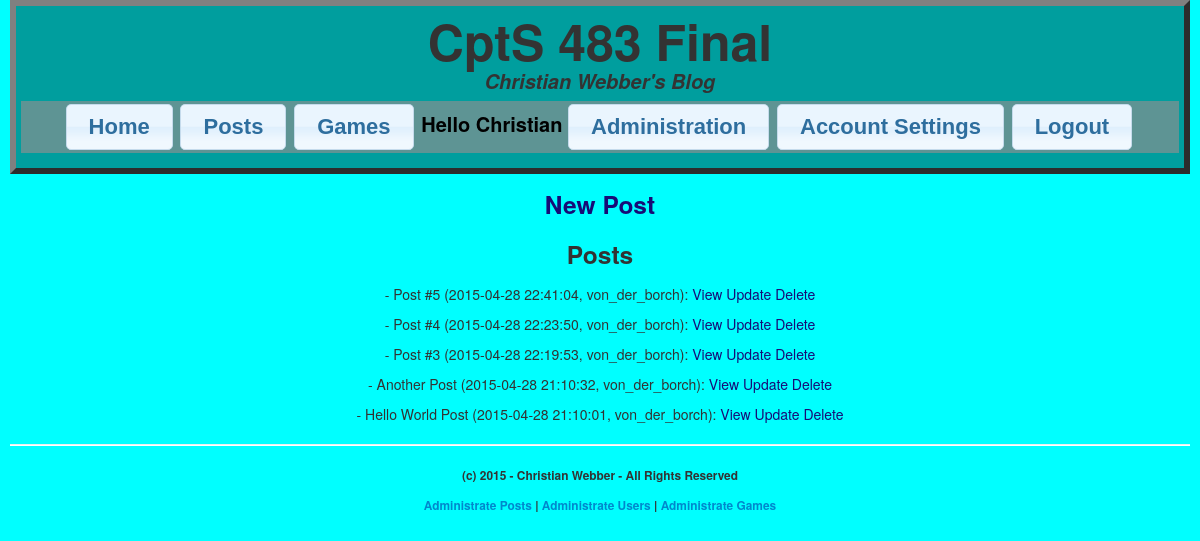
The app's page /index.php/admin/ListPosts (signed in) with its own data.
### tables this page shows
CREATE TABLE `posts` (
  `id` int(11) NOT NULL AUTO_INCREMENT,
  `title` varchar(255) DEFAULT NULL,
  `content` longtext,
  `date` timestamp NOT NULL DEFAULT CURRENT_TIMESTAMP,
  `author` varchar(255) NOT NULL,
  `upvotes` int(11) DEFAULT '0',
  `downvotes` int(11) DEFAULT '0',
  `voters` longtext,
  PRIMARY KEY (`id`),
  UNIQUE KEY `idposts_UNIQUE` (`id`)
);

### application/controllers/Admin.php (called while the page is built, shortened)
<?php
class Admin extends CI_Controller
{
    public function __construct()
    {
        $this->load->database();
        $this->load->helper('url');
        $this->load->model('PostModel', 'post');
        $this->load->model('UserModel', 'user');
        $this->load->model('CommentModel', 'comments');
        $this->load->model('GameModel', 'game');
    }
    public function ListPosts()
    {
        if (isset($_SESSION["username"]) && $_SESSION["rank"] < 3) {
            $data['posts'] = $this->post->GetAll();
            $this->load->view('header');
            $this->load->view('adminlist', $data);
            $this->load->view('footer');
        }
        else {
            redirect('Blog/Index', 'location');
        }
    }
}

### index.php (called while the page is built, shortened)
<?php
require_once BASEPATH.'core/CodeIgniter.php';

### application/models/PostModel.php (called while the page is built, shortened)
<?php
class PostModel extends CI_Model
{
    public function GetAll()
    {
        $this->db->order_by('date', 'desc');
        $query = $this->db->get('posts');
        return $query->result();
    }
}
?>

### application/views/adminlist.php (the view)
<div  id="body-adminlist-body">
    <h3><?php echo anchor("Admin/Create/", 'New Post'); ?> </h3>
    <h3>Posts</h3>
    <?php foreach($posts as $post) : ?>
    <div id="body-adminlist-item"><p>
        - <?php echo $post->title."  (".$post->date.", ".$post->author."): " ?>
        <?php echo anchor("Blog/Read/".$post->id, 'View'); ?>
        <?php echo anchor("Admin/Update/".$post->id, 'Update'); ?>
        <?php
        if ($_SESSION["rank"] == 0 || $_SESSION["username"] == $post->author)
        {
            echo anchor("Admin/DeletePost/".$post->id, 'Delete', array('onclick' => "return confirm('Are you sure want to delete this post?')"));
        }
        ?>
    </p></div>
    <?php endforeach; ?>
</div>

### application/styles/stylesheet.css (style rules this page uses)
body { margin-left: auto; margin-right: auto; min-width: 185px; max-width: 1920px; position: relative; background-color: aqua; padding: 0px 10px 10px 10px; }
#body a { color: #170c76; }

### records on screen
posts: title "Post #5", date "2015-04-28 22:41:04", author "von_der_borch", id "View", id "Update", id "Delete"
posts: title "Post #4", date "2015-04-28 22:23:50", author "von_der_borch", id "View", id "Update", id "Delete"
posts: title "Post #3", date "2015-04-28 22:19:53", author "von_der_borch", id "View", id "Update", id "Delete"
posts: title "Another Post", date "2015-04-28 21:10:32", author "von_der_borch", id "View", id "Update", id "Delete"
posts: title "Hello World Post", date "2015-04-28 21:10:01", author "von_der_borch", id "View", id "Update", id "Delete"

### other values on screen
$_SESSION["fname"] "Christian"
anchor("Admin/Create/", 'New Post') "New Post"
anchor('Admin/ListPosts', 'Administrate Posts') "Administrate Posts"
anchor('Admin/AdminUsers', 'Administrate Users') "Administrate Users"
anchor('Admin/AdminGames', 'Administrate Games') "Administrate Games"
